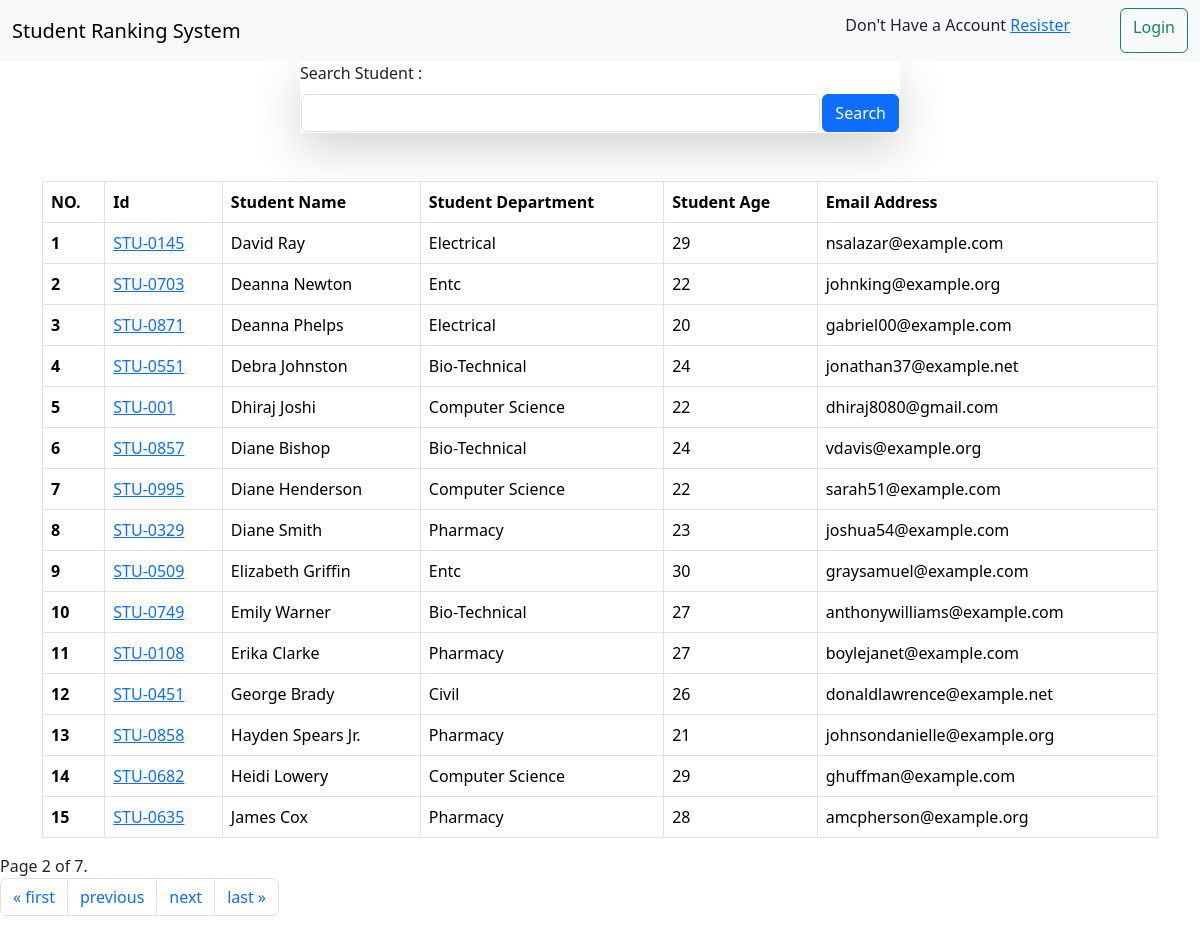
Screenshot of /?page=2 with the database file from the repository.
### student/models.py (models this page shows, shortened)
class Student(models.Model):  # Added missing inheritance
    department = models.ForeignKey(Department, related_name="depart", on_delete=models.CASCADE)
    student_id = models.OneToOneField(StudentID, related_name="studentid", on_delete=models.CASCADE)  # Fixed on_delete
    student_name = models.CharField(max_length=100)
    student_email = models.EmailField(unique=True)  # Fixed spelling
    student_age = models.IntegerField(default=18)
    student_address = models.CharField(max_length=100)
    class Meta:
        ordering = ['student_name']
        verbose_name = "student"  # Fixed incorrect tuple format

class StudentID(models.Model):
    student_id = models.CharField(max_length=100, unique=True)
    def __str__(self) -> str:
        return self.student_id

class Department(models.Model):
    department = models.CharField(max_length=100)
    def __str__(self) -> str:
        return self.department
    class Meta:
        ordering = ['department']

### student/views.py (the view)
# urls.py: path('', students,),
def students(request):
    queryset=  Student.objects.all()
    if request.GET.get('s-student'):
        query = request.GET.get('s-student')
        queryset= queryset.filter(Q(student_name__icontains=query) | Q(student_age__icontains=query) |
        Q(student_email__icontains=query)| Q(department__department__icontains=query))
    paginator = Paginator(queryset, 15)  # Show 25 contacts per page.
    query = request.GET.get('s-page', '')
    page_number = request.GET.get("page", query)
    page_obj = paginator.get_page(page_number)
    context = {"queryset": page_obj}  # Pass the students queryset, not query string
    return render(request, 'report/student.html', context)

### student/templates/report/student.html
{% extends 'base.html' %}
{% block head %}
    <div mx-auto col-6>
      <form class="col-6 mx-auto shadow-lg"  method="GET"   >
         <div class="mb-3 mt-0">
          <table>
            <tr>
            <label for="exampleInputEmail1" class="form-label">Search Student :</label>
            <th><input  style="margin-right: 300px;" type="text" class="form-control" name="s-student"></th>
            <th><button search="s-student" class="btn btn-primary">Search</button ></th>
            </tr>
            </table>
         </div>
      </form>
    </div>
    <div class="container mt-5">
    <table class="table table-bordered">
      <thead>
        <tr>
          <th scope="col">NO. </th>
          <th scope="col">Id </th>
          <th scope="col">Student Name</th>
          <th scope="col">Student Department</th>
          <th scope="col">Student Age</th>
          <th scope="col">Email Address</th>
        </tr>
      </thead>
      <tbody>
        {% for student in queryset %}
        <tr>
          <th>{{ forloop.counter }}</th>
          <td>
             <a href="{% url 'see_marks' student.student_id  %}">{{ student.student_id }} </a>
         </td>
          <td>{{ student.student_name }} </td>
          <td> {{ student.department }}</td>
          <td>{{ student.student_age }} </td>
          <td>{{ student.student_email }} </td>
        </tr>
        {% endfor %}
      </tbody>
    </table>
  </div>
    <nav aria-label="...">
      <span class="current">
        Page {{ queryset.number }} of {{ queryset.paginator.num_pages }}.
    </span>
        <ul class="pagination">
            {% if queryset.has_previous %}
              <li  class="page-item "> <a class="page-link" href="?page=1">&laquo; first</a></li>
              <li class="page-item "> <a class="page-link" href="?page={{ queryset.previous_page_number }}">previous</a>
            {% endif %}
            {% if queryset.has_next %}
                <li class="page-item "><a class="page-link"   href="?page={{ queryset.next_page_number }}">next</a></li>
                <li class="page-item "><a  class="page-link"  href="?page={{ queryset.paginator.num_pages }}">last &raquo;</a></li>
            {% endif %}
        </ul>
    </nav>
    {% endblock %}

### rows the page displays
Student: student_id "STU-0145", student_name "David Ray", department "Electrical", student_age "29", student_email "nsalazar@example.com"
Student: student_id "STU-0703", student_name "Deanna Newton", department "Entc", student_age "22", student_email "johnking@example.org"
Student: student_id "STU-0871", student_name "Deanna Phelps", department "Electrical", student_age "20", student_email "gabriel00@example.com"
Student: student_id "STU-0551", student_name "Debra Johnston", department "Bio-Technical", student_age "24", student_email "jonathan37@example.net"
Student: student_id "STU-001", student_name "Dhiraj Joshi", department "Computer Science", student_age "22", student_email "dhiraj8080@gmail.com"
Student: student_id "STU-0857", student_name "Diane Bishop", department "Bio-Technical", student_age "24", student_email "vdavis@example.org"
Student: student_id "STU-0995", student_name "Diane Henderson", department "Computer Science", student_age "22", student_email "sarah51@example.com"
Student: student_id "STU-0329", student_name "Diane Smith", department "Pharmacy", student_age "23", student_email "joshua54@example.com"
Student: student_id "STU-0509", student_name "Elizabeth Griffin", department "Entc", student_age "30", student_email "graysamuel@example.com"
Student: student_id "STU-0749", student_name "Emily Warner", department "Bio-Technical", student_age "27", student_email "anthonywilliams@example.com"
Student: student_id "STU-0108", student_name "Erika Clarke", department "Pharmacy", student_age "27", student_email "boylejanet@example.com"
Student: student_id "STU-0451", student_name "George Brady", department "Civil", student_age "26", student_email "donaldlawrence@example.net"
Student: student_id "STU-0858", student_name "Hayden Spears Jr.", department "Pharmacy", student_age "21", student_email "johnsondanielle@example.org"
Student: student_id "STU-0682", student_name "Heidi Lowery", department "Computer Science", student_age "29", student_email "ghuffman@example.com"
Student: student_id "STU-0635", student_name "James Cox", department "Pharmacy", student_age "28", student_email "amcpherson@example.org"

### other values shown
{{ queryset.number }} "2"
{{ queryset.paginator.num_pages }} "7"
